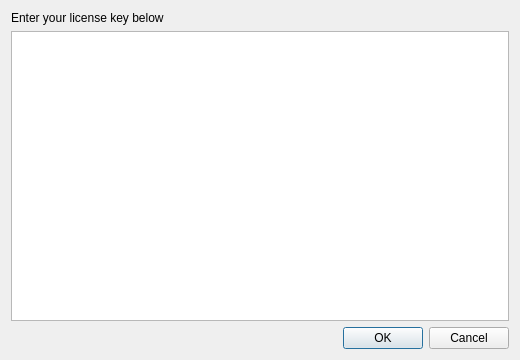
<?xml version="1.0" encoding="UTF-8"?>
<ui version="4.0">
 <class>Editor</class>
 <widget class="QDialog" name="Editor">
  <property name="geometry">
   <rect>
    <x>0</x>
    <y>0</y>
    <width>520</width>
    <height>360</height>
   </rect>
  </property>
  <property name="sizePolicy">
   <sizepolicy hsizetype="Fixed" vsizetype="Fixed">
    <horstretch>0</horstretch>
    <verstretch>0</verstretch>
   </sizepolicy>
  </property>
  <property name="minimumSize">
   <size>
    <width>520</width>
    <height>360</height>
   </size>
  </property>
  <property name="maximumSize">
   <size>
    <width>520</width>
    <height>360</height>
   </size>
  </property>
  <property name="windowTitle">
   <string>Enter License</string>
  </property>
  <layout class="QVBoxLayout" name="verticalLayout">
   <item>
    <widget class="QLabel" name="label">
     <property name="text">
      <string>Enter your license key below</string>
     </property>
    </widget>
   </item>
   <item>
    <widget class="QPlainTextEdit" name="textarea"/>
   </item>
   <item>
    <widget class="QDialogButtonBox" name="buttonBox">
     <property name="orientation">
      <enum>Qt::Horizontal</enum>
     </property>
     <property name="standardButtons">
      <set>QDialogButtonBox::Cancel|QDialogButtonBox::Ok</set>
     </property>
    </widget>
   </item>
  </layout>
 </widget>
 <resources/>
 <connections>
  <connection>
   <sender>buttonBox</sender>
   <signal>accepted()</signal>
   <receiver>Editor</receiver>
   <slot>accept()</slot>
   <hints>
    <hint type="sourcelabel">
     <x>248</x>
     <y>254</y>
    </hint>
    <hint type="destinationlabel">
     <x>157</x>
     <y>274</y>
    </hint>
   </hints>
  </connection>
  <connection>
   <sender>buttonBox</sender>
   <signal>rejected()</signal>
   <receiver>Editor</receiver>
   <slot>reject()</slot>
   <hints>
    <hint type="sourcelabel">
     <x>316</x>
     <y>260</y>
    </hint>
    <hint type="destinationlabel">
     <x>286</x>
     <y>274</y>
    </hint>
   </hints>
  </connection>
 </connections>
</ui>
